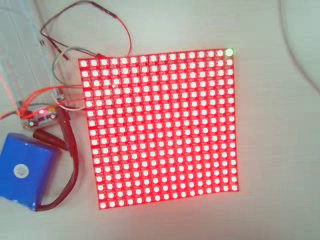
#> input picture frame 38 of src/vision_line/videos/video_10.avi, 320 x 240 px, given in place of the camera
$ python write_video.py
#> lines starting #> are read from the running program, lines starting #| are printed output that depends on the picture
import cv2
import numpy as np

cap = cv2.VideoCapture(0)
# 定义保存的文件名以及编码格式
output_file = "output1.avi"
fourcc = cv2.VideoWriter_fourcc(*'XVID')  # 也可以选择其他格式，如 'MJPG', 'mp4v', 等

mtx = np.array([[408.41864465257, 0, 309.7039339414456],[0, 406.0509463667899, 272.3979542024044],[0, 0, 1]], dtype=np.float32)
dist = np.array([-0.2816538317937755, 0.06677467622710392, -0.007883381249276117, 0.000701423277555337, 0], dtype=np.float32)


ret, frame = cap.read()
#> frame is the input picture: shape (240, 320, 3); mean B, G, R 146.6, 145.6, 180.9

# 初始化VideoWriter对象
video_writer = cv2.VideoWriter(output_file, fourcc, 30, (frame.shape[1], frame.shape[0]))

while True:
    ret, frame = cap.read()
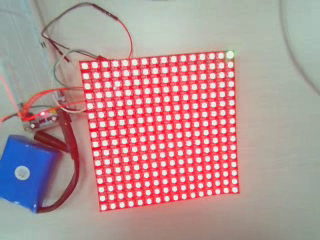
#> input picture frame 39 of src/vision_line/videos/video_10.avi, 320 x 240 px, given in place of the camera
#> frame is the input picture: shape (240, 320, 3); mean B, G, R 147.5, 146.7, 181.6
    undistort = cv2.undistort(frame, mtx, dist, None, mtx)
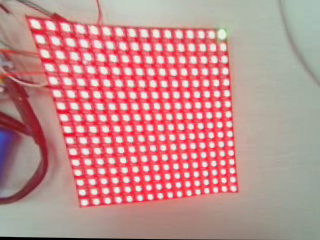
#> undistort: shape (240, 320, 3); mean B, G, R 140, 140.5, 194.7
    cv2.imshow('frame', undistort)
    video_writer.write(undistort)
    if cv2.waitKey(1) & 0xFF == 27:
#> (key Esc is pressed here)
        break

cv2.destroyAllWindows()
video_writer.release()
print(f"视频已保存至 {output_file}")

$ run again, starting later in the video
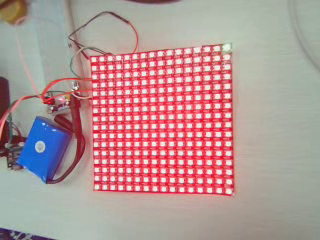
#> input picture frame 174 of src/vision_line/videos/video_10.avi, 320 x 240 px, given in place of the camera
#> frame is the input picture: shape (240, 320, 3); mean B, G, R 148.9, 149.6, 179.5
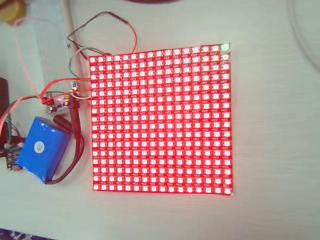
#> input picture frame 175 of src/vision_line/videos/video_10.avi, 320 x 240 px, given in place of the camera
#> frame is the input picture: shape (240, 320, 3); mean B, G, R 148.7, 149.8, 179.1
#> `undistort = cv2.undistort(frame, mtx, dist, None, mtx)`:
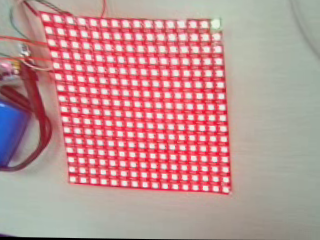
#> undistort: shape (240, 320, 3); mean B, G, R 145, 145.1, 190.2

$ run again, starting later in the video
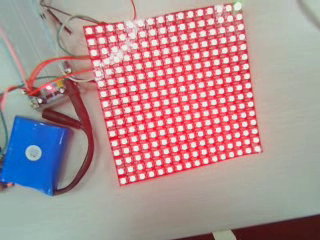
#> input picture frame 309 of src/vision_line/videos/video_10.avi, 320 x 240 px, given in place of the camera
#> frame is the input picture: shape (240, 320, 3); mean B, G, R 146.1, 143.9, 174.5
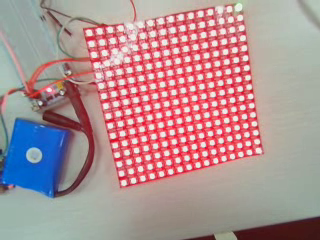
#> input picture frame 310 of src/vision_line/videos/video_10.avi, 320 x 240 px, given in place of the camera
#> frame is the input picture: shape (240, 320, 3); mean B, G, R 146.5, 144.1, 174.8
#> `undistort = cv2.undistort(frame, mtx, dist, None, mtx)`:
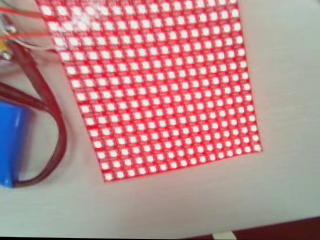
#> undistort: shape (240, 320, 3); mean B, G, R 139.6, 138, 183.2
